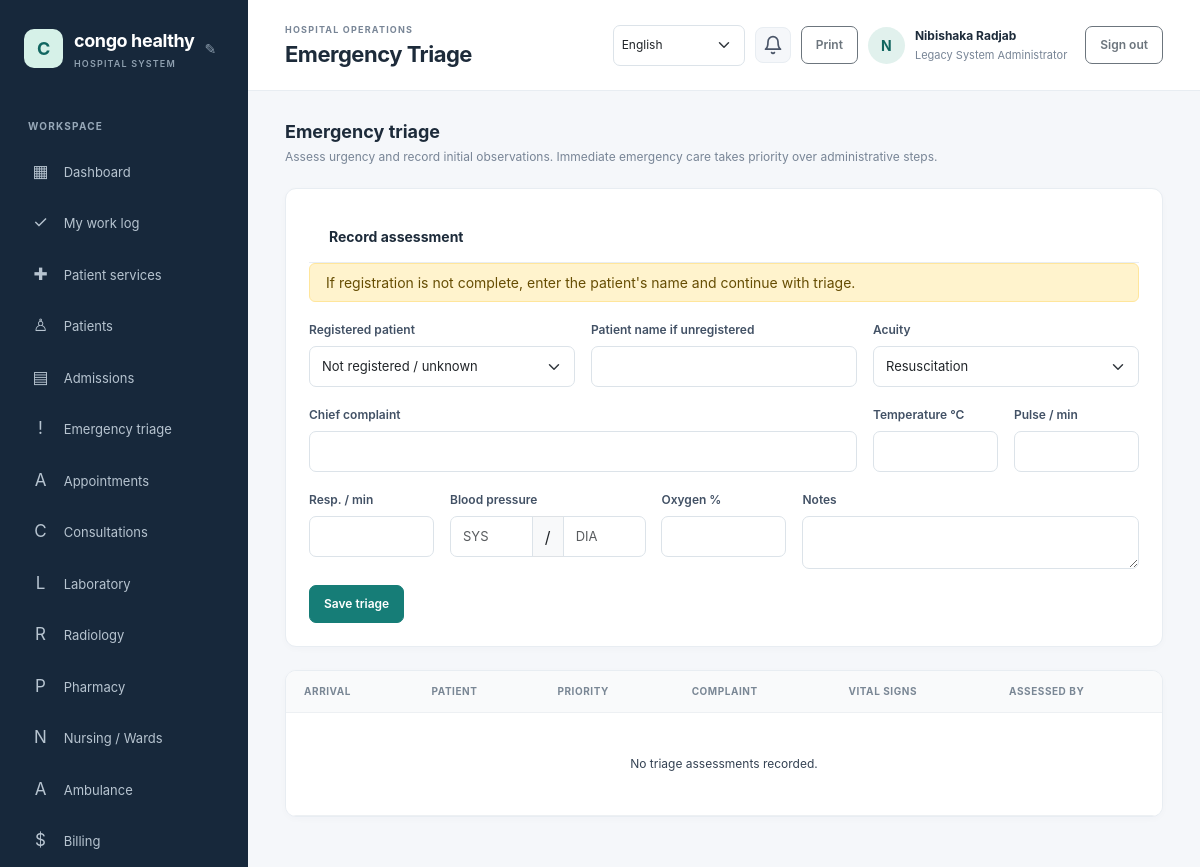
Page /emergency/index.php (signed in) on the committed database.
### tables this page shows
CREATE TABLE `hospital_settings` (
  `setting_key` varchar(80) NOT NULL,
  `setting_value` text NOT NULL,
  `updated_at` timestamp NOT NULL DEFAULT current_timestamp() ON UPDATE current_timestamp()
);

CREATE TABLE `users` (
  `id` bigint(20) UNSIGNED NOT NULL,
  `role_id` tinyint(3) UNSIGNED NOT NULL,
  `full_name` varchar(160) NOT NULL,
  `email` varchar(190) NOT NULL,
  `password_hash` varchar(255) NOT NULL,
  `is_active` tinyint(1) NOT NULL DEFAULT 1,
  `payment_method` enum('bank_transfer','mobile_money','paypal','other') DEFAULT NULL,
  `payment_details` varchar(255) DEFAULT NULL,
  `last_login_at` datetime DEFAULT NULL,
  `created_at` timestamp NOT NULL DEFAULT current_timestamp()
);

CREATE TABLE `roles` (
  `id` tinyint(3) UNSIGNED NOT NULL,
  `role_key` varchar(40) NOT NULL,
  `name` varchar(80) NOT NULL
);

### config/database.php (called while the page is built, shortened)
<?php
$host = getenv('DB_HOST') ?: '127.0.0.1';
$port = getenv('DB_PORT') ?: '3306';
$name = getenv('DB_NAME') ?: 'hospital_management';
$user = getenv('DB_USER') ?: 'root';
$password = getenv('DB_PASSWORD') ?: '';
try {
    $pdo = new PDO(
        "mysql:host={$host};port={$port};dbname={$name};charset=utf8mb4",
        $user,
        $password,
        [
            PDO::ATTR_ERRMODE => PDO::ERRMODE_EXCEPTION,
            PDO::ATTR_DEFAULT_FETCH_MODE => PDO::FETCH_ASSOC,
            PDO::ATTR_EMULATE_PREPARES => false,
        ]
    );
} catch (PDOException $exception) {
    error_log('Database connection failed: ' . $exception->getMessage());
    http_response_code(500);
    exit('Database connection failed. Check the database settings and import database/schema.sql.');
}
return $pdo;

### includes/functions.php (called while the page is built, shortened)
<?php
function e(?string $value): string
{
    return htmlspecialchars($value ?? '', ENT_QUOTES | ENT_SUBSTITUTE, 'UTF-8');
}
function get_hospital_name(): string
{
    global $pdo;
    static $name = null;
    if ($name === null) {
        try {
            $name = (string) $pdo->query(
                "SELECT setting_value FROM hospital_settings WHERE setting_key = 'hospital_name'"
            )->fetchColumn();
        } catch (\Throwable) {
            $name = 'KivuCare';
        }
    }
    return $name;
}
function get_notification_counts(): array
{
    global $pdo;
    $userId = $_SESSION['user']['id'] ?? null;
    try {
        $stmt = $pdo->prepare(
            'SELECT action, COUNT(*) AS cnt FROM notifications
             WHERE user_id = :uid AND is_read = 0 GROUP BY action'
        );
        $stmt->execute(['uid' => $userId]);
        $rows = $stmt->fetchAll();
        $byAction = [];
        $total = 0;
        return ['total' => $total, 'by_action' => $byAction];
    } catch (\Throwable) {
        return ['total' => 0, 'by_action' => []];
    }
}

### includes/auth.php (called while the page is built, shortened)
<?php
require_once __DIR__ . '/bootstrap.php';
function require_login(): void
{
    global $pdo;
    $statement = $pdo->prepare(
        'SELECT u.is_active, r.id AS role_id, r.role_key, r.name AS role_name
         FROM users u JOIN roles r ON r.id = u.role_id WHERE u.id = :id'
    );
    $statement->execute(['id' => $_SESSION['user']['id']]);
}
function has_permission(string $permissionKey): bool
{
    static $permissionsByRole = [];
    $roleId = (int) (current_user()['role_id'] ?? 0);
    if (!isset($permissionsByRole[$roleId])) {
        global $pdo;
        $statement = $pdo->prepare(
            'SELECT p.permission_key
             FROM role_permissions rp
             JOIN permissions p ON p.id = rp.permission_id
             WHERE rp.role_id = :role_id'
        );
        $statement->execute(['role_id' => $roleId]);
        $permissionsByRole[$roleId] = array_fill_keys(
            array_column($statement->fetchAll(), 'permission_key'),
            true
        );
    }
    return isset($permissionsByRole[$roleId][$permissionKey]);
}
function require_permission(string $permissionKey): void
{
    require_login();
}
function current_user(): array
{
    return $_SESSION['user'] ?? [];
}

### emergency/index.php (the view, shortened to what this page needs)
<?php
require_once __DIR__ . '/../includes/auth.php';
require_permission('triage.view');
$rows = $pdo->query(
    'SELECT t.*, p.patient_no, p.first_name, p.last_name, u.full_name AS assessor
     FROM emergency_triage t
     LEFT JOIN patients p ON p.id = t.patient_id
     JOIN users u ON u.id = t.assessed_by
     ORDER BY t.assessed_at DESC LIMIT 200'
)->fetchAll();
$pageTitle = 'Emergency Triage';
require __DIR__ . '/../includes/header.php';
?>
<div class="page-heading"><div><h2>Emergency triage</h2><p>Assess urgency and record initial observations. Immediate emergency care takes priority over administrative steps.</p></div></div>
<?php if (has_permission('triage.manage')): ?>
<section class="content-card form-card mt-0">
    <div class="card-heading"><h3>Record assessment</h3></div>
    <div class="alert alert-warning py-2">If registration is not complete, enter the patient's name and continue with triage.</div>
    <form method="post" class="row g-3">
        <div class="col-md-4"><label class="form-label" for="patient_id">Registered patient</label><select class="form-select" id="patient_id" name="patient_id"><option value="">Not registered / unknown</option></select></div>
        <div class="col-md-4"><label class="form-label" for="patient_name">Patient name if unregistered</label><input class="form-control" id="patient_name" name="patient_name" maxlength="160"></div>
        <div class="col-md-4"><label class="form-label" for="acuity">Acuity</label><select class="form-select" id="acuity" name="acuity" required><?php foreach (['resuscitation'=>'Resuscitation','emergency'=>'Emergency','urgent'=>'Urgent','less_urgent'=>'Less urgent','non_urgent'=>'Non-urgent'] as $key => $label): ?><option value="<?= e($key) ?>"><?= e($label) ?></option><?php endforeach; ?></select></div>
        <div class="col-md-8"><label class="form-label" for="chief_complaint">Chief complaint</label><input class="form-control" id="chief_complaint" name="chief_complaint" maxlength="500" required></div>
        <div class="col-md-2"><label class="form-label">Temperature °C</label><input class="form-control" type="number" name="temperature" min="0" max="50" step="0.1"></div>
        <div class="col-md-2"><label class="form-label">Pulse / min</label><input class="form-control" type="number" name="pulse" min="0" max="300"></div>
        <div class="col-md-2"><label class="form-label">Resp. / min</label><input class="form-control" type="number" name="respiratory_rate" min="0" max="100"></div>
        <div class="col-md-3"><label class="form-label">Blood pressure</label><div class="input-group"><input class="form-control" name="systolic" type="number" min="0" max="400" placeholder="SYS"><span class="input-group-text">/</span><input class="form-control" name="diastolic" type="number" min="0" max="300" placeholder="DIA"></div></div>
        <div class="col-md-2"><label class="form-label">Oxygen %</label><input class="form-control" type="number" name="oxygen" min="0" max="100"></div>
        <div class="col-md-5"><label class="form-label" for="notes">Notes</label><textarea class="form-control" id="notes" name="notes" maxlength="5000" rows="2"></textarea></div>
        <div class="col-12"><button class="btn btn-primary">Save triage</button></div>
    </form>
</section>
<?php endif; ?>
<section class="content-card"><div class="table-responsive"><table class="table"><thead><tr><th>Arrival</th><th>Patient</th><th>Priority</th><th>Complaint</th><th>Vital signs</th><th>Assessed by</th></tr></thead><tbody>
<?php if (!$rows): ?><tr><td class="empty-state" colspan="6">No triage assessments recorded.</td></tr><?php endif; ?></tbody></table></div></section>
<?php require __DIR__ . '/../includes/footer.php'; ?>

### includes/header.php (shortened to what this page needs)
<?php
$pageTitle = $pageTitle ?? 'Dashboard';
$user = current_user();
$_hospitalName = get_hospital_name();
$_notif = get_notification_counts();
?>
<!doctype html>
<html lang="en">
<head>
    <link href="https://cdn.jsdelivr.net/npm/bootstrap@5.3.3/dist/css/bootstrap.min.css" rel="stylesheet">
    <link href="/hospital%20management/assets/css/app.css" rel="stylesheet">
</head>
<body>
<div class="app-shell">
    <aside class="sidebar" id="workspace-menu" aria-label="Workspace navigation">
        <div class="brand-wrap">
            <a class="brand" href="/hospital%20management/dashboard.php"><span class="brand-mark"><?= e(strtoupper(substr($_hospitalName, 0, 1))) ?></span><span><?= e($_hospitalName) ?><small>HOSPITAL SYSTEM</small></span></a>
            <?php if (has_permission('settings.manage') || ($user['role_key'] ?? '') === 'hospital_admin'): ?>
            <button id="brand-edit-btn" class="brand-edit-btn" title="Edit hospital name">&#9998;</button>
            <?php endif; ?>
        </div>
        <div class="nav-label">WORKSPACE</div>
        <nav class="nav flex-column">
            <a class="nav-link" href="/hospital%20management/dashboard.php"><span>▦</span> Dashboard</a>
            <?php if (has_permission('work_logs.view_own')): ?>
                <a class="nav-link" href="/hospital%20management/work-log/index.php"><span>✓</span> My work log</a>
            <?php endif; ?>
            <?php if (has_permission('patient_services.view_own') || has_permission('patient_services.view_all')): ?>
                <a class="nav-link" href="/hospital%20management/patient-services/index.php"><span>✚</span> Patient services</a>
            <?php endif; ?>
            <?php if (has_permission('patients.view')): ?>
                <a class="nav-link" href="/hospital%20management/patient/index.php"><span>♙</span> Patients</a>
            <?php endif; ?>
            <?php if (has_permission('admissions.view')): ?>
                <a class="nav-link" href="/hospital%20management/admission/index.php"><span>▤</span> Admissions</a>
            <?php endif; ?>
            <?php if (has_permission('triage.view')): ?>
                <a class="nav-link" href="/hospital%20management/emergency/index.php"><span>!</span> Emergency triage</a>
            <?php endif; ?>
            <?php if (has_permission('appointments.view')): ?>
                <a class="nav-link" href="/hospital%20management/appointments/index.php"><span>A</span> Appointments</a>
            <?php endif; ?>
            <?php if (has_permission('visits.view')): ?>
                <a class="nav-link" href="/hospital%20management/consultations/index.php"><span>C</span> Consultations</a>
            <?php endif; ?>
            <?php if (has_permission('lab.requests.view') || has_permission('lab.results.view')): ?>
                <a class="nav-link" href="/hospital%20management/laboratory/index.php"><span>L</span> Laboratory</a>
            <?php endif; ?>
            <?php if (has_permission('radiology.requests.view') || has_permission('radiology.results.manage')): ?>
                <a class="nav-link" href="/hospital%20management/radiology/index.php"><span>R</span> Radiology</a>
            <?php endif; ?>
            <?php if (has_permission('prescriptions.create') || has_permission('prescriptions.view') || has_permission('pharmacy.dispense')): ?>
                <a class="nav-link" href="/hospital%20management/pharmacy/index.php"><span>P</span> Pharmacy</a>
            <?php endif; ?>
            <?php if (has_permission('nursing_notes.manage')): ?>
                <a class="nav-link" href="/hospital%20management/nursing/index.php"><span>N</span> Nursing / Wards</a>
            <?php endif; ?>
            <?php if (has_permission('ambulance.manage') || has_permission('ambulance.requests.create') || has_permission('emergency_requests.view')): ?>
                <a class="nav-link" href="/hospital%20management/ambulance/index.php"><span>A</span> Ambulance</a>
            <?php endif; ?>
            <?php if (has_permission('billing.overview') || has_permission('billing.view') || has_permission('invoices.manage') || has_permission('payments.manage') || has_permission('financial_reports.view')): ?>
                <a class="nav-link" href="/hospital%20management/billing/index.php"><span>$</span> Billing</a>
            <?php endif; ?>
        </nav>
    </aside>
    <main class="main-content">
        <header class="topbar">
            <div class="topbar-heading">
                <div>
                    <div class="eyebrow">HOSPITAL OPERATIONS</div>
                    <h1><?= e($pageTitle) ?></h1>
                </div>
            </div>
            <div class="user-menu">
                <?= render_language_switcher() ?>
                <div class="notif-bell no-print" id="notifBell" title="Notifications" role="button" tabindex="0" aria-haspopup="true" aria-expanded="false">
                    <svg class="notif-icon" xmlns="http://www.w3.org/2000/svg" width="20" height="20" viewBox="0 0 24 24" fill="none" stroke="currentColor" stroke-width="2" stroke-linecap="round" stroke-linejoin="round" aria-hidden="true"><path d="M18 8A6 6 0 0 0 6 8c0 7-3 9-3 9h18s-3-2-3-9"/><path d="M13.73 21a2 2 0 0 1-3.46 0"/></svg>
                </div>
                <button class="btn btn-sm btn-outline-secondary print-page no-print" type="button" onclick="window.print()">Print</button>
                <a class="avatar no-print" href="/hospital%20management/profile.php" title="Edit profile"><?= e(strtoupper(substr($user['full_name'] ?? 'U', 0, 1))) ?></a>
                <a class="user-detail no-print" href="/hospital%20management/profile.php"><strong><?= e($user['full_name'] ?? '') ?></strong><span><?= e($user['role_name'] ?? '') ?></span></a>
                <form method="post" action="/hospital%20management/logout.php" class="ms-2">
                    <button class="btn btn-sm btn-outline-secondary" type="submit">Sign out</button>
                </form>
            </div>
        </header>
        <section class="page-body">

### rows in the picture
hospital_settings: setting_value "C", setting_value "congo healthy"
users: role.name "Legacy System Administrator"

### other values in the picture
$pageTitle "Emergency Triage"
substr($user['full_name'] ?? 'U', 0, 1) "N"
$user['full_name'] "Nibishaka Radjab"
form field lang "English"
form field acuity "Resuscitation"
